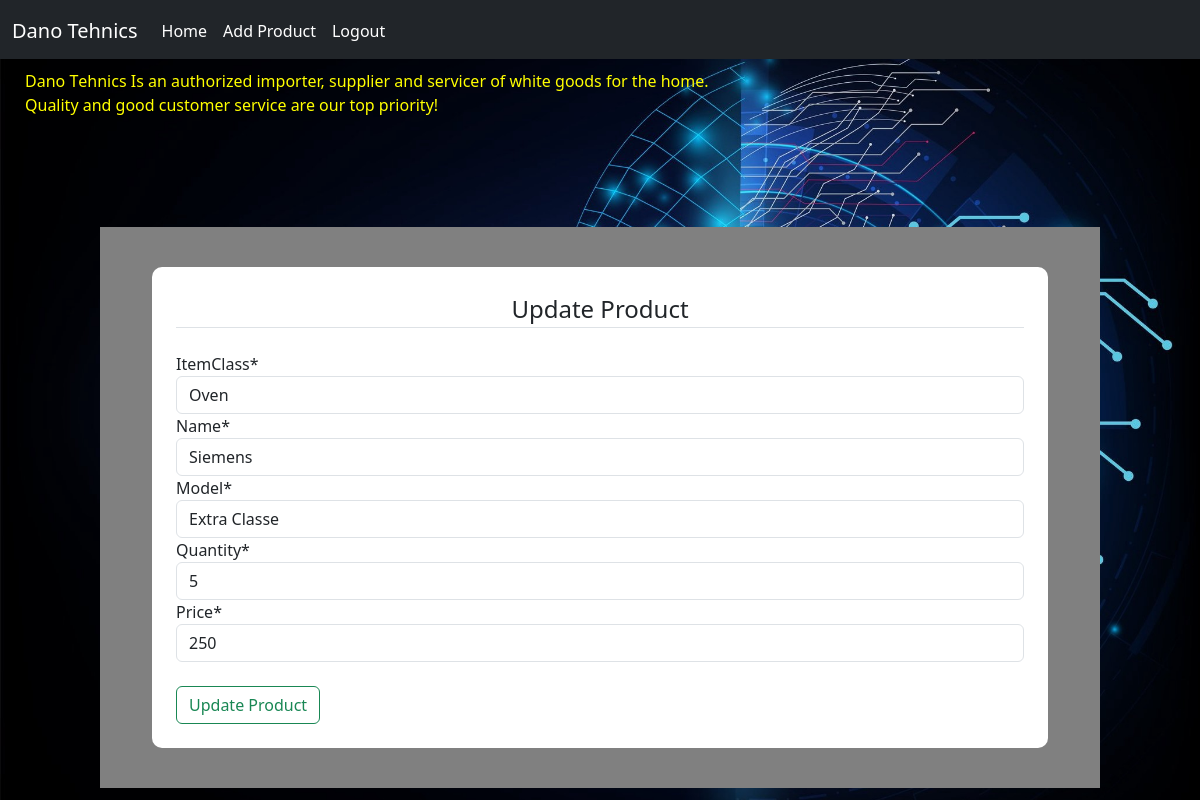
/inventory/update/4 (signed in), run on the app's committed database.
### inventory/models.py (models this page shows, shortened)
class Inventory(models.Model):
    itemClass = models.CharField(max_length=50, null=False, blank=False)
    name = models.CharField(max_length=50, null=False, blank=False)
    model = models.CharField(max_length=50, null=False, blank=False)
    quantity = models.PositiveIntegerField(null=False, blank=False)
    price = models.IntegerField(validators=[
            MaxValueValidator(100),
            MinValueValidator(1)
        ], null=False, blank=False)
    stock_date = models.DateField(auto_now_add=True)
    ready_to_load = models.BooleanField(default=False)
    cost_per_piece = models.IntegerField(default=True)

### inventory/views.py (the view)
# urls.py: path("update/<int:pk>", update_product, name="update_product"),
@login_required
def update_product(request, pk):
    inventory = get_object_or_404(Inventory, pk=pk)
    if request.method == "POST":
        updateForm = UpdateProductForm(data=request.POST)
        if updateForm.is_valid():
            inventory.itemClass = updateForm.data['itemClass']
            inventory.name = updateForm.data['name']
            inventory.model = updateForm.data['model']
            inventory.quantity = updateForm.data['quantity']
            inventory.cost_per_piece = float(updateForm.data['cost_per_piece'])
            inventory.price = float(updateForm.data['price']) * float(inventory.quantity)
            inventory.save()
            return redirect(f"/inventory/product/{pk}")
    else:
        updateForm = UpdateProductForm(instance=inventory)
    context = {
        "form": updateForm
    }
    return render(request, "inventory/update_product.html", context=context)

### inventory/forms.py
class UpdateProductForm(ModelForm):
    class Meta:
        model = Inventory
        fields = ['itemClass', 'name', 'model', 'quantity', 'price']

### templates/inventory/update_product.html (shortened to what this page needs)
{% extends "../layout.html" %}
{% load static %}
{% load crispy_forms_tags %}
{% block content %}
<div class="content-section">
  <form method="POST"><fieldset>
      <legend class="border-bottom pd-2 mb-4 text-center">Update Product</legend>
      <div class="form-group">
        {{ form|crispy }}
      </div>
      <div class="form-group pt-4">
        <button class="btn btn-outline-success" type="submit">Update Product</button>
      </div>
    </fieldset>
  </form>
</div>
{% endblock %}

### static/css/main.css (style rules this page uses)
body { background-image: ; }
.content-section { background: #fff; margin: 40px; padding: 1.5rem 1.5rem; border-radius: 10px; }

### templates/layout.html (style rules this page uses)
body { background-image: url('../static/img/bbg.jpeg'); height: 100%; background-position: top; background-size: cover; background-repeat: no-repeat; }

### data on the page
Inventory: itemClass "Oven", name "Siemens", model "Extra Classe", quantity "5", price "250"
